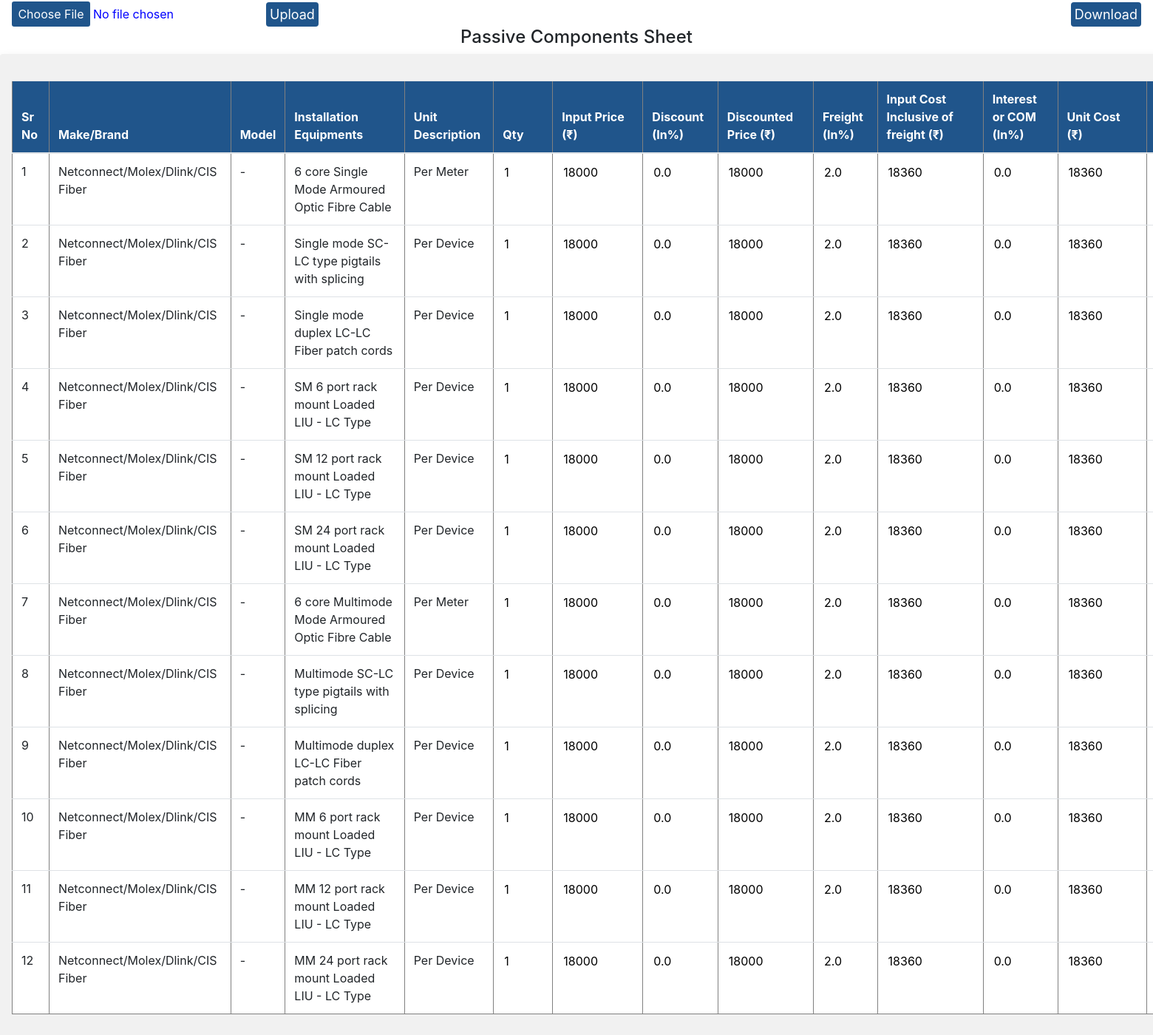
The app's page /admins/hardwarepassive/, older data.
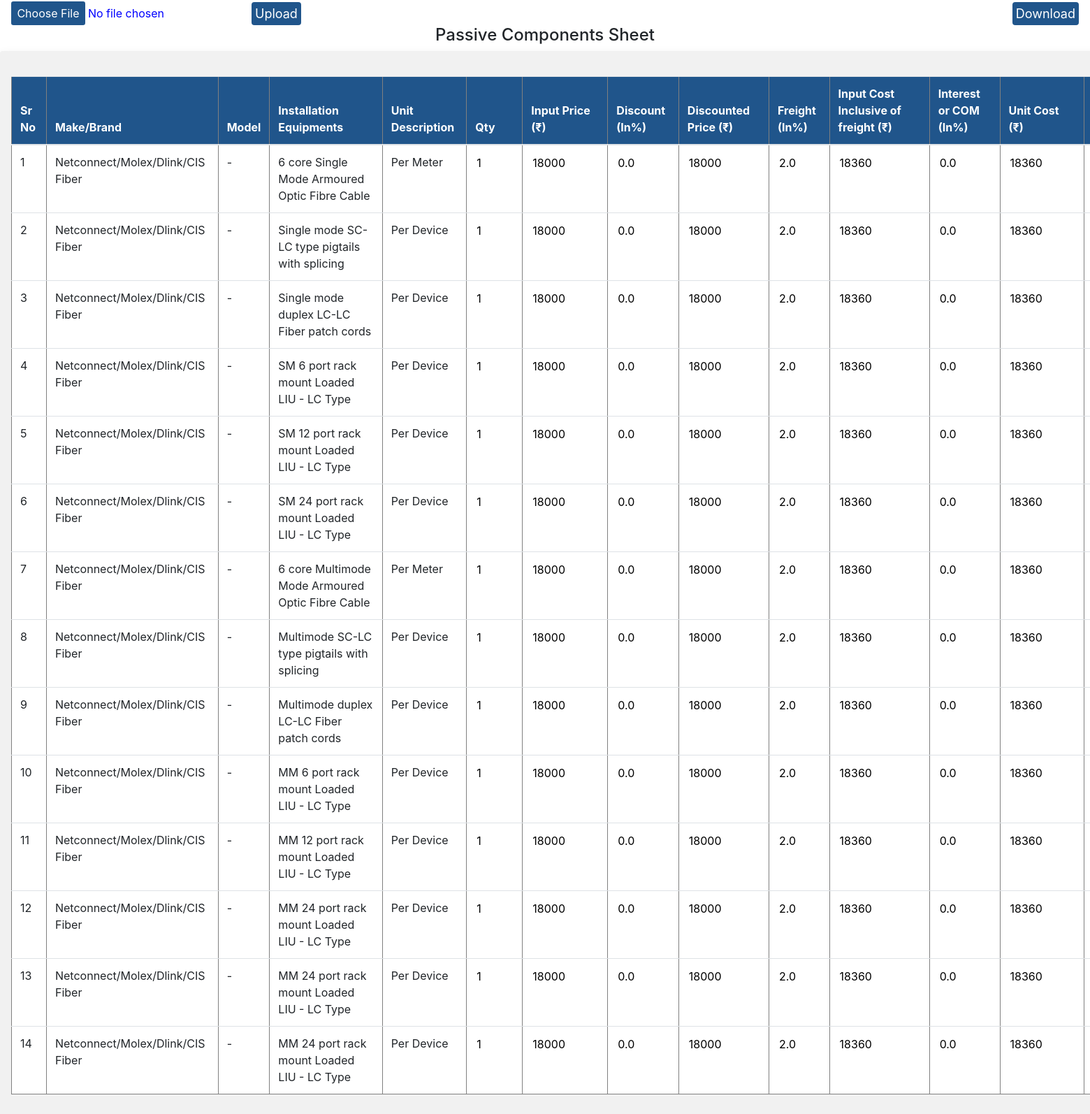
The same page, newer data.
### Admin1/models.py (models this page shows)
class HardWarePassive(models.Model):
    sr_no=models.AutoField(primary_key=True)
    MakeBrand=models.CharField(max_length=500)
    Model=models.CharField(max_length=500)
    InstallationEquipments=models.CharField(max_length=500)
    UnitDescription=models.CharField(max_length=500)
    Qty=models.IntegerField()
    InputPrice =models.IntegerField()
    Discount=models.IntegerField()
    DiscountedPrice=models.IntegerField()
    Freight=models.IntegerField()
    InputCostInclusiveoffreight=models.IntegerField()
    InterestCOM=models.IntegerField()
    UnitCost=models.IntegerField()
    InwardTax=models.IntegerField()
    UnitCostInclusiveofRisk=models.IntegerField()
    ContigencyPercentage=models.IntegerField()
    UnitCostInclusiveofContigency=models.IntegerField()
    Margin=models.IntegerField()
    Unit_Price=models.IntegerField()
    WarrantyCharges=models.IntegerField()
    UnitPrice=models.IntegerField()
    InsuranceCharges =models.IntegerField()
    ListPricewithoutRoundup =models.IntegerField()
    ListPricewithRoundedup =models.IntegerField()

class InputConfiguration(models.Model):
    sr_no=models.AutoField(primary_key=True)
    desc=models.CharField(max_length=500)
    ft_hardware=models.FloatField()
    active=models.FloatField()
    passive=models.FloatField()
    ddcsensor=models.FloatField()
    thirdparty=models.FloatField()
    cabpiptray=models.FloatField()
    ft_hardware1=models.FloatField()
    active1=models.FloatField()
    passive1=models.FloatField()
    ddcsensor1=models.FloatField()
    thirdparty1=models.FloatField()
    cabpiptray1=models.FloatField()
    ftmandayeffort=models.FloatField()
    othersmicffort=models.FloatField()
    ft2=models.FloatField()
    ft3=models.FloatField()
    ft4=models.FloatField()

### Admin1/views.py (the view)
# urls.py: path('hardwarepassive/',views.hardwarepassive,name='hardwarepassive'),
def hardwarepassive(request):
	entries=HardWarePassive.objects.all()
	context=fetchdata()
	context['entries']=entries
	return render(request,'Admin1/hardwarepassive.html',context)

### Admin1/views.py (called while the page is built)
def fetchdata():
	context={}
	InputConfigurations=InputConfiguration.objects.all()
	for i in range(len(InputConfigurations)):
		context[f"InputConfigurations{i+1}"]=InputConfigurations[i]
	return context

### templates/Admin1/hardwarepassive.html (shortened to what the changed rows need)
<!DOCTYPE html>
<html lang="en">
<head>
    <link rel="stylesheet" href="https://cdn.jsdelivr.net/npm/bootstrap@4.1.3/dist/css/bootstrap.min.css"
>
</head>
<div>
    <div style="width:3000px;background-color: rgb(241, 241, 241);" class="shadow p-3 mb-5 rounded">
        <form class="my-1">
            <table class="table">
                <table class="table" border='1'>
                <thead>
                    <tr style="background-color:#20558B;color:white">
                        <th>Sr No</th>
                        <th>Make/Brand</th>
                        <th>Model</th>
                        <th>Installation Equipments</th>
                        <th>Unit Description</th>
                        <th>Qty</th>
                        <th>Input Price (₹)</th>
                        <th>Discount (In%)</th>
                        <th>Discounted Price (₹)</th>
                        <th>Freight (In%)</th>
                        <th>Input Cost Inclusive of freight (₹)</th>
                        <th>Interest or COM (In%)</th>
                        <th>Unit Cost (₹)</th>
                        <th>Inward Tax (In%)</th>
                    </tr>
                </thead>
                <tbody>
                    {% for entry in entries %}
                    <tr style="background-color:white">
                        <td>{{entry.sr_no}}</td>
                        <td>{{entry.MakeBrand}}</td>
                        <td>{{entry.Model}}</td>
                        <td>{{entry.InstallationEquipments}}</td>
                        <td>{{entry.UnitDescription}}</td>
                        <th><input onchange="abcd(event)" class="{{entry.sr_no}}" id="{{entry.sr_no}}Qty" style="width: 55px;border:none" value="{{entry.Qty}}"
                                    type="number"></th>
                        <th><input onchange="efgh(event)" class="{{entry.sr_no}}" id="{{entry.sr_no}}InputPrice" style="width: 95px;border:none"  value="{{entry.InputPrice}}"
                                    type="number"></th>
                        <th><input  id="{{entry.sr_no}}Discount" style="width: 55px;border:none" readonly="true" value="{{InputConfigurations1.passive}}"
                                    type="number"></th>
                        <th><input  id="{{entry.sr_no}}DiscountedPrice" style="width: 95px;border:none" readonly="true" value="{{entry.DiscountedPrice}}"
                                    type="number"></th>
                        <th><input  id="{{entry.sr_no}}Freight" style="width: 55px;border:none" readonly="true" value="{{InputConfigurations2.passive}}"
                                    type="number"></th>
                        <th><input  id="{{entry.sr_no}}InputCostInclusiveoffreight" style="width: 95px;border:none" readonly="true" value="{{entry.InputCostInclusiveoffreight}}"
                                    type="number"></th>
                        <th><input  id="{{entry.sr_no}}InterestCOM" style="width: 55px;border:none" readonly="true" value="{{InputConfigurations3.passive}}"
                                    type="number"></th>
                        <th><input  id="{{entry.sr_no}}UnitCost" style="width: 95px;border:none" readonly="true" value="{{entry.UnitCost}}"
                                    type="number"></th>
                        <th><input  id="{{entry.sr_no}}InwardTax" style="width: 55px;border:none" readonly="true" value="{{InputConfigurations4.passive}}"
                                    type="number"></th>
                    </tr>
                    {% endfor %}
                </tbody>
            </table>
        </form>
    </div>
</body>
</html>

Row changes from the older to the newer data that the page shows:
added HardWarePassive: sr_no "13", MakeBrand "Netconnect/Molex/Dlink/CIS Fiber", Model "-", InstallationEquipments "MM 24 port rack mount Loaded LIU - LC Type", UnitDescription "Per Device", Qty "1", InputPrice "18000", {{ InputConfigurations1.passive }} "0.0", DiscountedPrice "18000", {{ InputConfigurations2.passive }} "2.0", InputCostInclusiveoffreight "18360", {{ InputConfigurations3.passive }} "0.0", UnitCost "18360"
added HardWarePassive: sr_no "14", MakeBrand "Netconnect/Molex/Dlink/CIS Fiber", Model "-", InstallationEquipments "MM 24 port rack mount Loaded LIU - LC Type", UnitDescription "Per Device", Qty "1", InputPrice "18000", {{ InputConfigurations1.passive }} "0.0", DiscountedPrice "18000", {{ InputConfigurations2.passive }} "2.0", InputCostInclusiveoffreight "18360", {{ InputConfigurations3.passive }} "0.0", UnitCost "18360"
